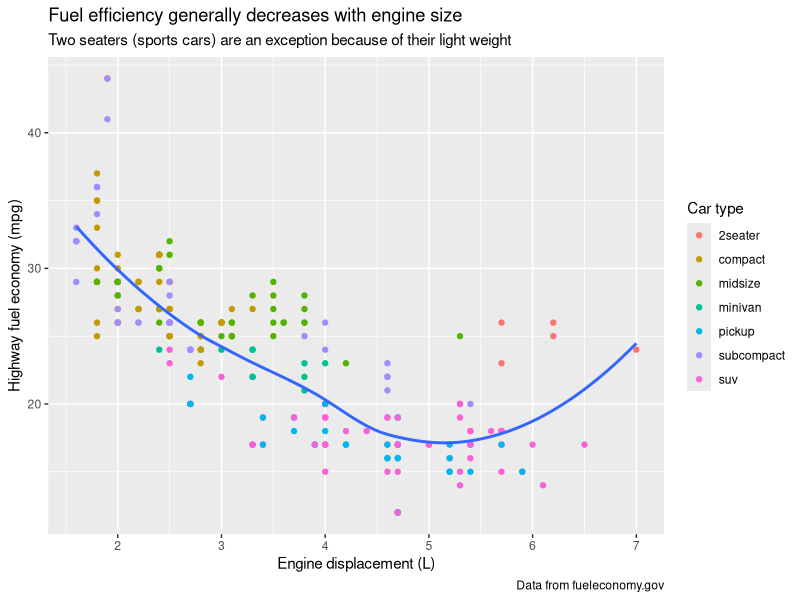
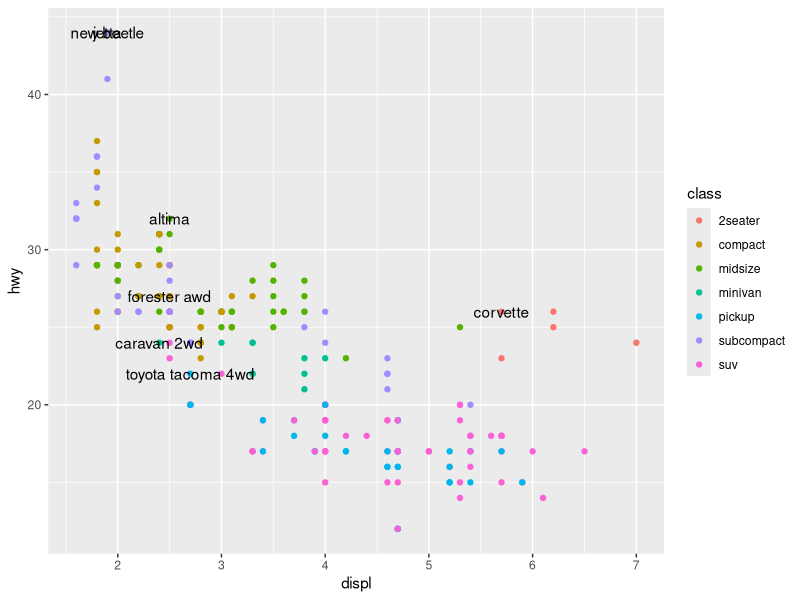
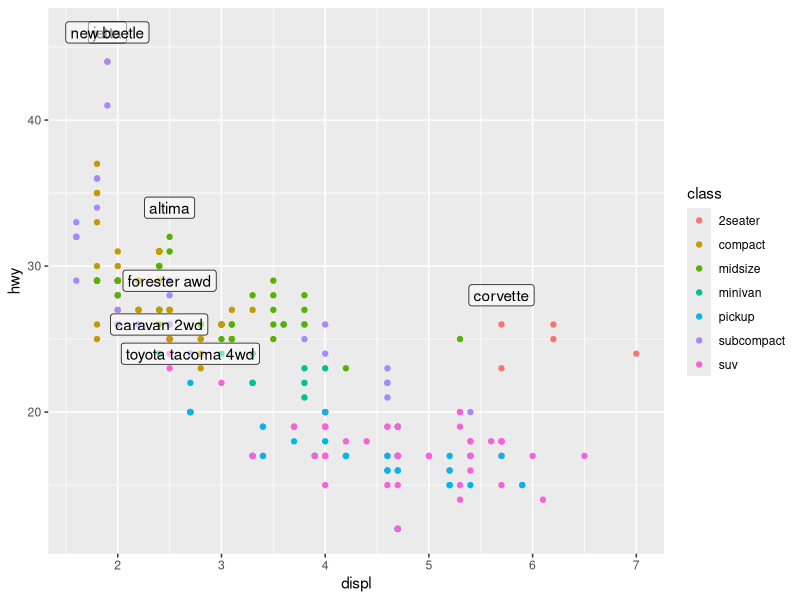
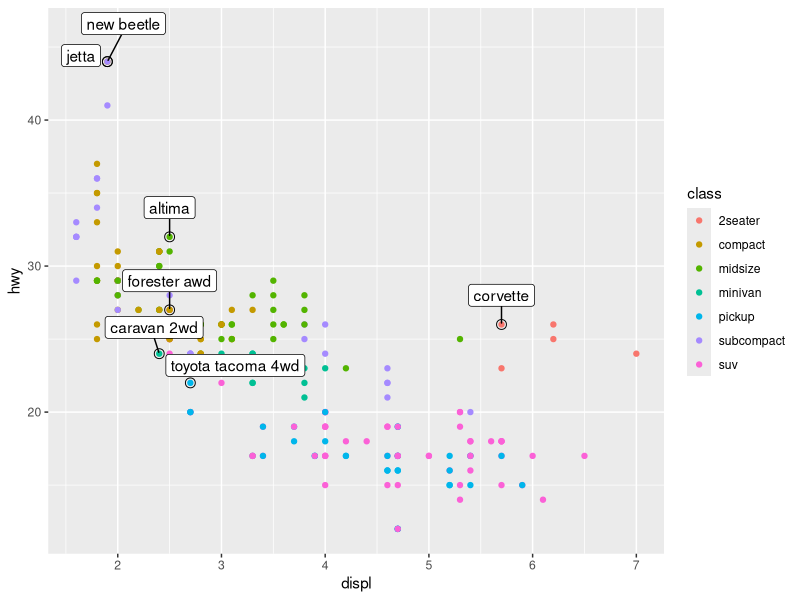
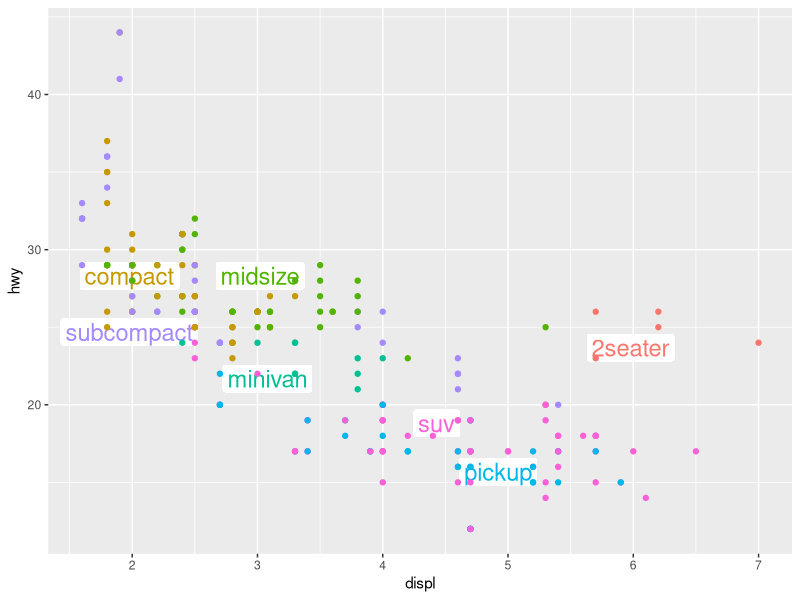
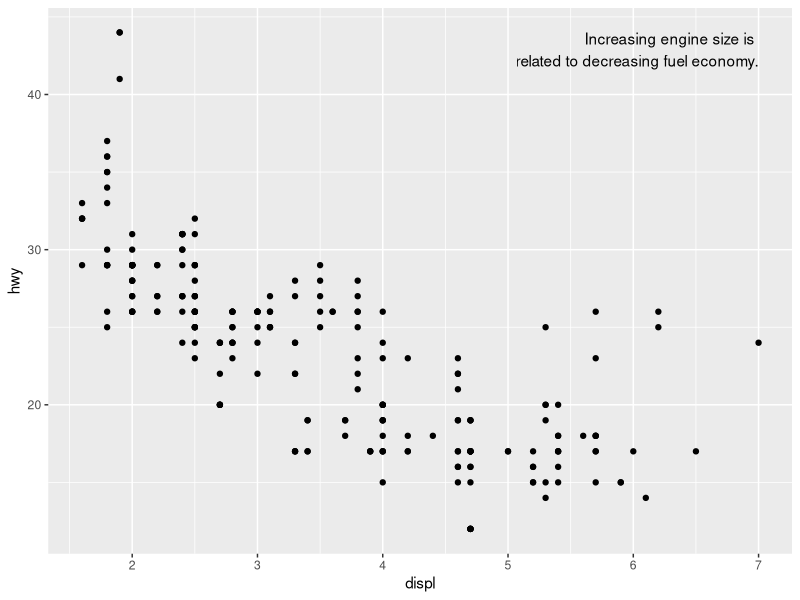
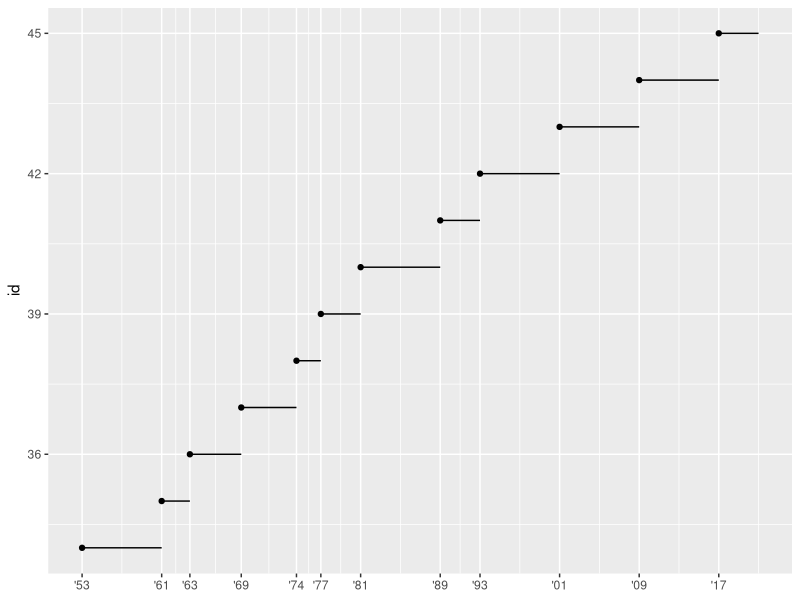
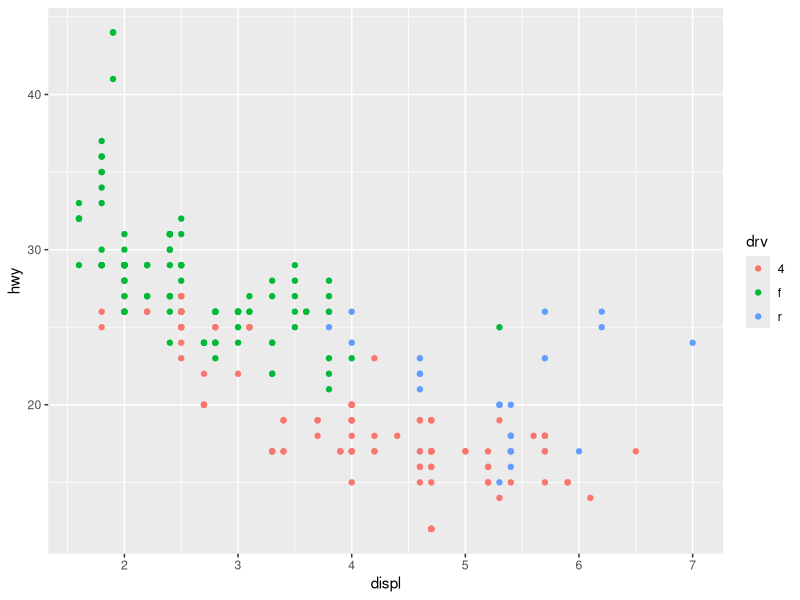

Here is the R script that generated these plots, in order:
### Using graphs for communication
library(tidyverse)

# 1. Labels
ggplot(mpg, aes(displ, hwy)) +
        geom_point(aes(color = class)) +
        geom_smooth(se = FALSE) +
        labs(
                title = paste(
                        "Fuel efficiency generally decreases with",
                        "engine size"
                ),
                subtitle = paste(
                        "Two seaters (sports cars) are an exception",
                        "because of their light weight"
                ),
                caption = "Data from fueleconomy.gov",
                x = "Engine displacement (L)",
                y = "Highway fuel economy (mpg)",
                colour = "Car type"
                
                
        )
                
# Annotations
best_in_class <- mpg %>%
        group_by(class) %>%
        filter(row_number(desc(hwy)) == 1)

ggplot(mpg, aes(displ, hwy)) +
        geom_point(aes(color = class)) +
        geom_text(aes(label = model), data = best_in_class)

ggplot(mpg, aes(displ, hwy)) +
        geom_point(aes(color = class)) +
        geom_label(
                aes(label = model),
                data = best_in_class,
                nudge_y = 2,
                alpha = 0.5,
        )

## use greppel!

ggplot(mpg, aes(displ, hwy)) +
        geom_point(aes(color = class)) +
        geom_point(size = 3, shape = 1, data = best_in_class) +
        ggrepel::geom_label_repel(nudge_y = 2,
                aes(label = model),
                data = best_in_class
        )

## display names in text
class_avg <- mpg %>%
        group_by(class) %>%
        summarize(
                displ = median(displ),
                hwy = median(hwy)
        )

ggplot(mpg, aes(displ, hwy, color = class)) +
        ggrepel::geom_label_repel(aes(label = class),
                                  data = class_avg,
                                  size = 6,
                                  label.size = 0,
                                  segment.color = NA
        ) +
        geom_point() +
        theme(legend.position = "none")

## Label in the plot
label <- mpg %>%
        summarize(
                displ = max(displ),
                hwy = max(hwy),
                label = paste(
                        "Increasing engine size is \nrelated to",
                        "decreasing fuel economy."
                )
        )
ggplot(mpg, aes(displ, hwy)) +
        geom_point() +
        geom_text(
                aes(label = label),
                data = label,
                vjust = "top",
                hjust = "right"
        )

presidential %>%
        mutate(id = 33 + row_number()) %>%
        ggplot(aes(start, id)) +
        geom_point() +
        geom_segment(aes(xend = end, yend = id)) +
        scale_x_date(
                NULL,
                breaks = presidential$start,
                date_labels = "'%y"
        )

# color pallets
ggplot(mpg, aes(displ, hwy)) +
        geom_point(aes(color = drv))

ggplot(mpg, aes(displ, hwy)) +
        geom_point(aes(color = drv)) +
        scale_color_brewer(palette = "Set1")

